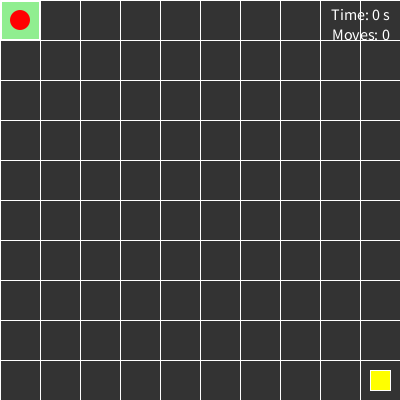
Frame 1 (no input)
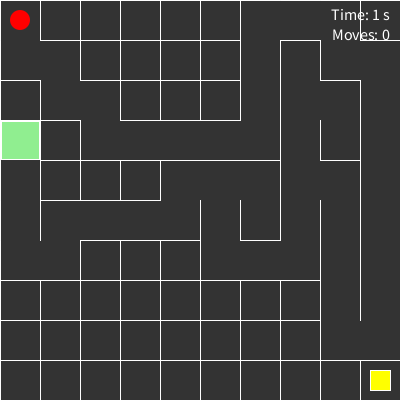
Frame 60 (the mouse pressed at the canvas centre just before this capture)
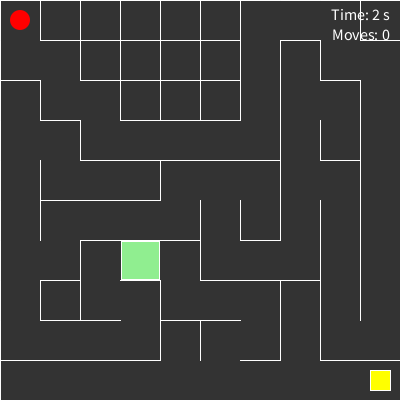
Frame 120 (the mouse held since frame 60 and released just before this capture)

The Processing sketch that drew these frames (run headless with seeded random() and noise(); from frame 60 on, the mouse is pressed at the canvas centre):

// Processing sketch: sketch_p1_setup
// ── sketch_p1_setup.pde
int cols, rows;
int w = 40; // width of each cell

ArrayList<Cell> grid = new ArrayList<Cell>();

Cell current;

Player player;

int goalI;
int goalJ;

int startTime;
int elapsedSeconds = 0;
boolean gameWon = false;

int moves = 0;

ArrayList<Cell> stack = new ArrayList<Cell>();

void setup () {
    size(400, 400); //10x10 grid
    cols = width / w;
    rows = height / w;
    
    //Generate the grid
    for (int j = 0; j < rows; j++) {
      for (int i = 0; i< cols; i++) {
        grid.add(new Cell(i,j));
      }
    }
    
    //set goal in the bottom right corner 
    goalI = cols - 1;
    goalJ = rows - 1;
    
    //start DFS at the top-left cell
    current = grid.get(0);
    
    // create player at top-left cell
    player = new Player(0, 0);
    
    //Timekeeping
    startTime = millis();
}

void draw() {
  background(51);
  
  //Draw all cells
  for (int i = 0; i < grid.size(); i++) {
    grid.get(i).show();
  }

  current.visited = true;
  current.highlight();
  
  //Choose a random unvisited neighbor
  Cell next = current.checkNeighbors();
  
  if (next != null) {
    next.visited = true;
    
    //Push the current cell to the stack
    stack.add(current);
    
    //Remove the walls between current and next
    removeWalls(current, next);
    
    //Move forward
    current = next; 
  }
   
    //Backtrack when no unvisited neighbors remain
    else if (stack.size() > 0) {
      current = stack.remove(stack.size()-1);
  }
  
  //highlight goal
  fill(255, 255, 0);;
  rect(goalI * w + 10, goalJ * w + 10, w - 20, w - 20);
  
   //draw player
   player.display();
   
   //track time
  if (!gameWon) {
    elapsedSeconds = (millis() - startTime) / 1000;
  }

   textAlign(RIGHT);
   fill(255);
   textSize(16);
   text("Time: " + elapsedSeconds + " s", 390, 20);
   
   //track moves
   fill(255);
   textSize(16);
   text("Moves: " + moves, 390, 40);
   textAlign(LEFT);
   
   //check win
   if (player.i == goalI && player.j == goalJ) {
    gameWon = true;
   }


  //display win
  if (gameWon) {
  fill(255);
  textSize(32);
  text("You Win!", 120, 200);
  }
}

// Remove the shared wall between current cell and selected neighbor
void removeWalls(Cell current, Cell next) {
  
  //Compare horizontal positions
  int x = current.i - next.i;
  
  //Compare vertical positions
  int y = current.j - next.j;
  
  //Remove wall to right neighbor
  if (x== -1) {
    current.walls[1] = false;
    next.walls[3] = false;
  }
  
  //Remove wall to left neighbor
  else if (x== 1) {
    current.walls[3] = false;
    next.walls[1] = false;
  }
  
  //Remove wall to bottom neighbor
  if (y == -1) {
    current.walls[2] = false;
    next.walls[0] = false;
  }
  
  //Remove wall to top neighbor
  else if (y == 1) {
    current.walls[0] = false;
    next.walls[2] = false;
  }
}
  
//move player with arrow keys
void keyPressed() {

  //block player after win
  if (gameWon) {
    return;
  }
  
  if (keyCode == UP) {
    player.moveUp();
  }

  else if (keyCode == DOWN) {
    player.moveDown();
  }

  else if (keyCode == LEFT) {
    player.moveLeft();
  }

  else if (keyCode == RIGHT) {
    player.moveRight();
  }


}  

// ── sketch_p1_classCell.pde
class Cell {

  int i;
  int j;

  boolean visited;

  boolean[] walls;

  Cell(int i, int j) {
    this.i = i;
    this.j = j;

    visited = false;
    
    walls = new boolean [4];
    
    walls[0] = true;
    walls[1] = true;
    walls[2] = true;
    walls[3] = true;
  }

  //draw walls
  void show() {
    
    float x = i * w;
    float y = j * w;
    
    stroke(255);
    
    if (walls[0]) {
      line(x, y, x+w, y);
    }
    if (walls[1]) {
      line(x+w, y, x+w, y+w);
    }
    if (walls[2]) {
      line(x, y+w, x+w, y+w);
     }
    if (walls[3]) {
      line(x, y, x, y+w);
    }
  }

  //highlight current cell
  void highlight() {
    float x = i*w;
    float y = j*w;
    
    fill(144, 238, 144);
    rect(x+1, y+1, w-2, w-2);
  }

  Cell checkNeighbors() {
    
    //Create neighbors array
    ArrayList<Cell> neighbors = new ArrayList<Cell>();
    
    // calculate neighbor indices
    int topIndex = index(i, j - 1);
    int rightIndex = index(i+1, j);
    int bottomIndex = index(i, j+1);
    int leftIndex = index (i-1, j);
    
    // check if cell is within grid
    Cell top = null;
      if (topIndex != -1) {
         top = grid.get(topIndex);
      }
      
    Cell right = null;
      if (rightIndex != -1) {
        right = grid.get(rightIndex);
      }
    
    Cell bottom = null;
      if (bottomIndex != -1) {
        bottom = grid.get(bottomIndex);
      }
      
    Cell left = null;
      if (leftIndex != -1) {
        left = grid.get(leftIndex);
      }
      
    // add unvisited cell to array
   if (top != null && !top.visited) {
     neighbors.add(top);
  }

  if (right != null && !right.visited) {
     neighbors.add(right);
  }

  if (bottom != null && !bottom.visited) {
    neighbors.add(bottom);
   }

  if (left != null && !left.visited) {
    neighbors.add(left);
   }
   
   //check if unvisited neighbor exist
   if (neighbors.size( )> 0) {
     
     //choose random neighbor
     int r = (int) random(neighbors.size());
     return neighbors.get(r);
     }
     return null;
  }
  
  //calculate grid
  int index(int i, int j) {
    if (i < 0 || j < 0 || i >= cols || j >= rows) {
      return -1;
    }
    
   return i+j*cols;
}
    
  }

// ── sketch_p1_player.pde
class Player {

  int i;
  int j;

  // Player constructor
  Player(int i, int j) {
    this.i = i;
    this.j = j;

  }
  
   // show player position
  void display() {
    float x = i*w;
    float y = j*w;
 
    //draw circle for player
    noStroke();
    fill(255, 0, 0);
    ellipse(x+w/2, y+w/2, w/2, w/2); 
  }

  void moveUp() {
    Cell currentCell = grid.get(i + j * cols);
      if (!currentCell.walls[0]) {
      j--;
      moves++;  
    }
  }

  void moveDown() {
    Cell currentCell = grid.get(i + j * cols);
      if (!currentCell.walls[2]) {
      j++;
      moves++;  
      }
  }

  void moveLeft() {
    Cell currentCell = grid.get(i + j * cols);
      if (!currentCell.walls[3]) {
      i--;
      moves++;        
    }
  }

  void moveRight() {
    Cell currentCell = grid.get(i + j * cols);
      if (!currentCell.walls[1]) {
      i++;
      moves++;        
      }
  }
  
}
